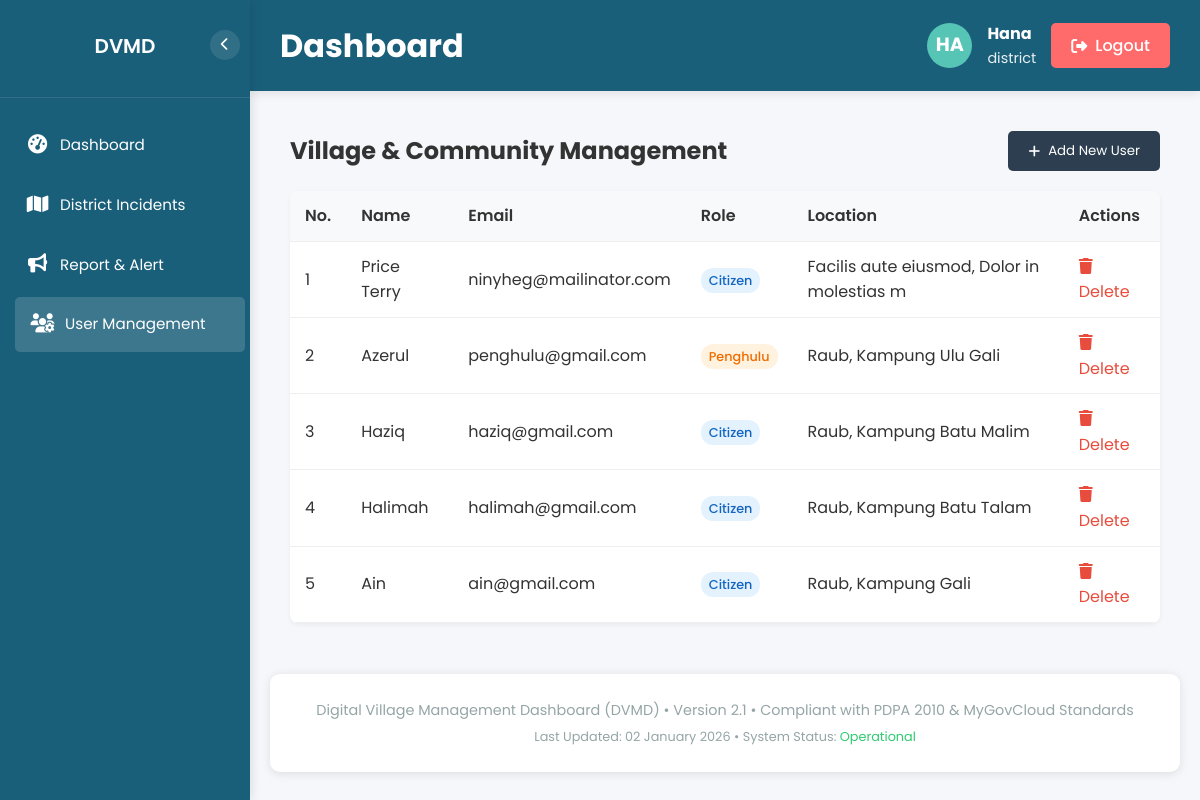
Page /dashboard.php?page=users (signed in) on the committed database.
### tables this page shows
CREATE TABLE `users` (
  `id` int(11) NOT NULL,
  `email` varchar(100) DEFAULT NULL,
  `password` varchar(255) NOT NULL,
  `name` varchar(100) NOT NULL,
  `phone` varchar(20) DEFAULT NULL,
  `role` enum('citizen','ketua_kampung','penghulu','district','hq') NOT NULL,
  `village` varchar(100) DEFAULT NULL,
  `district` varchar(100) DEFAULT NULL,
  `created_at` timestamp NOT NULL DEFAULT current_timestamp()
);

### views/district/users.php (the view, shortened to what this page needs)
<?php
require_once 'api/dbconnect.php';
$sql = "SELECT * FROM users
        WHERE role IN ('citizen', 'ketua_kampung', 'penghulu')
        ORDER BY created_at DESC";
$result = $conn->query($sql);
?>
<div class="users-container">
    <div class="action-bar">
        <h2>Village & Community Management</h2>
        <button class="btn-add" onclick="toggleForm()">
            <i class="fas fa-plus"></i> Add New User
        </button>
    </div>
    <table class="user-table">
        <thead>
            <tr>
                <th>No.</th> <th>Name</th>
                <th>Email</th>
                <th>Role</th>
                <th>Location</th>
                <th>Actions</th>
            </tr>
        </thead>
        <tbody>
            <?php
            $counter = 1;
            if ($result->num_rows > 0):
                while($row = $result->fetch_assoc()):
            ?>
                <tr>
                    <td><?php echo $counter++; ?></td> <td><?php echo htmlspecialchars($row['name']); ?></td>
                    <td><?php echo htmlspecialchars($row['email']); ?></td>
                    <td>
                        <span class="role-badge role-<?php echo strtolower(str_replace(' ', '_', $row['role'])); ?>">
                            <?php echo htmlspecialchars($row['role']); ?>
                        </span>
                    </td>
                    <td>
                        <?php
                            echo htmlspecialchars($row['district']);
                            if($row['village']) echo ", " . htmlspecialchars($row['village']);
                        ?>
                    </td>
                    <td>
                        <a href="?page=users&delete_id=<?php echo $row['id']; ?>"
                           onclick="return confirm('Are you sure you want to delete this user?');"
                           style="color: #e74c3c; text-decoration: none;">
                            <i class="fas fa-trash"></i> Delete
                        </a>
                    </td>
                </tr>
                <?php endwhile; ?>
            <?php else: ?>
                <tr>
                    <td colspan="6" style="text-align: center; padding: 20px;">No users found in this category.</td>
                </tr>
            <?php endif; ?>
        </tbody>
    </table>
</div>

### css/dashboard.css (style rules this page uses)
* { margin: 0; padding: 0; box-sizing: border-box; font-family: 'Poppins', sans-serif; }
:root { --primary-color: #1a5f7a; --secondary-color: #57c5b6; --emergency-color: #e74c3c; --warning-color: #f39c12; --info-color: #3498db; --success-color: #2ecc71; --gray-color: #95a5a6; --light-bg: #f5f5f5; --white: #ffffff; --border-radius: 10px; --box-shadow: 0 2px 10px rgba(0, 0, 0, 0.1); --transition: all 0.3s ease; }
body { background-color: var(--light-bg); color: #333; line-height: 1.6; }

### css/sidebar.css (style rules this page uses)
:root { --primary-color: #1a5f7a; --secondary-color: #57c5b6; --emergency-color: #e74c3c; --warning-color: #f39c12; --info-color: #3498db; --success-color: #2ecc71; --gray-color: #95a5a6; --light-bg: #f5f5f5; --white: #ffffff; --sidebar-width: 250px; --sidebar-collapsed-width: 70px; --transition-speed: 0.3s; --danger-color: #e74c3c; }
* { margin: 0; padding: 0; box-sizing: border-box; font-family: 'Poppins', sans-serif; }

### views/district/users.php (style rules this page uses)
.users-container { padding: 20px; }
.action-bar { display: flex; justify-content: space-between; align-items: center; margin-bottom: 20px; }
.btn-add { background-color: #2c3e50; color: white; padding: 10px 20px; border: none; border-radius: 5px; cursor: pointer; display: flex; align-items: center; gap: 8px; }
.user-table { width: 100%; border-collapse: collapse; background: white; border-radius: 8px; overflow: hidden; box-shadow: 0 2px 5px rgba(0,0,0,0.05); }
.user-table th, .user-table td { padding: 12px 15px; text-align: left; border-bottom: 1px solid #eee; }
.user-table th { background-color: #f8f9fa; color: #333; font-weight: 600; }
.role-badge { padding: 4px 8px; border-radius: 12px; font-size: 0.8rem; font-weight: 500; text-transform: capitalize; }
.role-citizen { background-color: #e3f2fd; color: #1565c0; }
.role-penghulu { background-color: #fff3e0; color: #ef6c00; }

### rows in the picture
users: name "Price Terry", email "ninyheg@mailinator.com", role "Citizen", district "Facilis aute eiusmod", village "Dolor in molestias m"
users: name "Azerul", email "penghulu@gmail.com", role "Penghulu", district "Raub", village "Kampung Ulu Gali"
users: name "Haziq", email "haziq@gmail.com", role "Citizen", district "Raub", village "Kampung Batu Malim"
users: name "Halimah", email "halimah@gmail.com", role "Citizen", district "Raub", village "Kampung Batu Talam"
users: name "Ain", email "ain@gmail.com", role "Citizen", district "Raub", village "Kampung Gali"

### other values in the picture
$item['title'] "Dashboard"
$item['title'] "District Incidents"
$item['title'] "Report & Alert"
$item['title'] "User Management"
$pageTitle "Dashboard"
substr($user['name'] ?? 'U', 0, 2) "HA"
$user['name'] "Hana"
$user['role'] "district"
